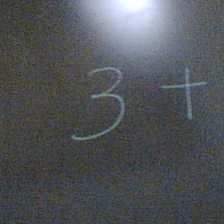
#> input picture data/pic/1.png, 224 x 224 px, found by its file name; its folder holds only this picture in this run
$ python preprocess.py
#> lines starting #> are read from the running program, lines starting #| are printed output that depends on the picture
# -*- coding: utf-8 -*-
"""
Created on Fri Sep 23 23:25:07 2020
@author: yuehchuan
"""

import os
import getpass
from PIL import Image

USERNAME=getpass.getuser()

saveImgDirPath = '/home/'+USERNAME+'/kneron/data/pic/'
image_files = os.listdir(saveImgDirPath)
for idx, file in enumerate(image_files):
    filenamePNG = os.path.splitext(file)[1]
    if (filenamePNG == '.png'):
        print(file)
        ImgFile=saveImgDirPath+file
        im = Image.open(ImgFile)
#> im is the input picture: PIL image 224x224 RGB; mean R, G, B 81.1, 84.5, 87.5

        width, height = im.size
#> width = 224; height = 224

        # Setting the points for cropped image
        left = 70
        top = 70
        right = 293
        bottom = 293

        # Cropped image of above dimension
        im1 = im.crop((left, top, right, bottom))
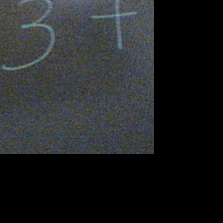
#> im1: PIL image 223x223 RGB; mean R, G, B 33, 35, 36.1
        newsize = (224, 224)
        im1 = im1.resize(newsize)
#> im1: PIL image 224x224 RGB
        # Shows the image in image viewer
        im1.show()
        im1.save(ImgFile)

print ('Great!!! Now, everyone is happy! (◕ ‿ ◕ )!')

$ run again, on data/pic/2.png
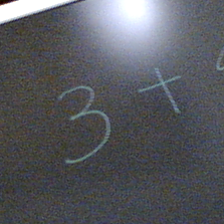
#> input picture data/pic/2.png, 224 x 224 px, found by its file name
#> im is the input picture: PIL image 224x224 RGB; mean R, G, B 87.7, 89.6, 94.9
#> `im1 = im.crop((left, top, right, bottom))`:
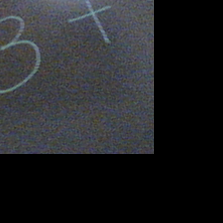
#> im1: PIL image 223x223 RGB; mean R, G, B 34.4, 35.5, 37.9

$ run again, on data/pic/3.png
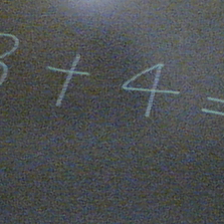
#> input picture data/pic/3.png, 224 x 224 px, found by its file name
#> im is the input picture: PIL image 224x224 RGB; mean R, G, B 77.8, 81.3, 82.7
#> `im1 = im.crop((left, top, right, bottom))`:
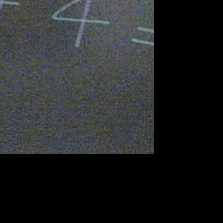
#> im1: PIL image 223x223 RGB; mean R, G, B 35.2, 37, 37.9
